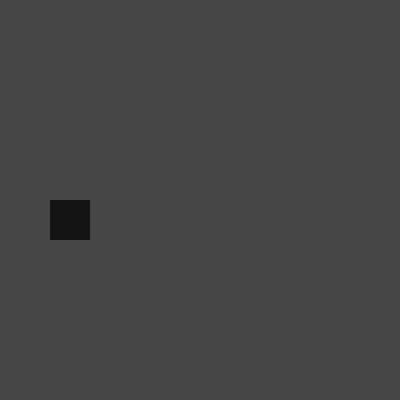
Frame 1 (no input)
Frame 60 (the mouse pressed at the canvas centre just before this capture): identical to frame 1, image omitted
Frame 120 (the mouse held since frame 60 and released just before this capture): identical to frame 1, image omitted

The Processing sketch that drew this single still picture (run headless with seeded random() and noise(); from frame 60 on, the mouse is pressed at the canvas centre):

// Processing sketch: processing_48180
// ── processing_48180.pde

int x = 50;
int speedX = 1;
 
int x2 = 0;
int speed = 5;
 
void setup() {
  size(400, 400);
  background(70);
  smooth();
}
 
void draw() {
  background(70);
  noStroke();
  fill(20, 20, 20);
  rect(x, 200, 40, 40);
  
  
  if (keyPressed == true && keyCode == RIGHT) {
    if (x >= width) {
      // reset to 0
      x= 0;
    }
    if (x2 >= width) {
      // reset to 0
      x2= 0;
    }
    x= x+speedX;
    x2= x2+speed;
  }
    if (keyPressed == true && keyCode == LEFT) {
   x= x-speedX;
   if(x<0){x=600;}
   }
}
